Frame 1 (no input): blank canvas, image omitted
Frame 60 (no input): blank canvas, image omitted
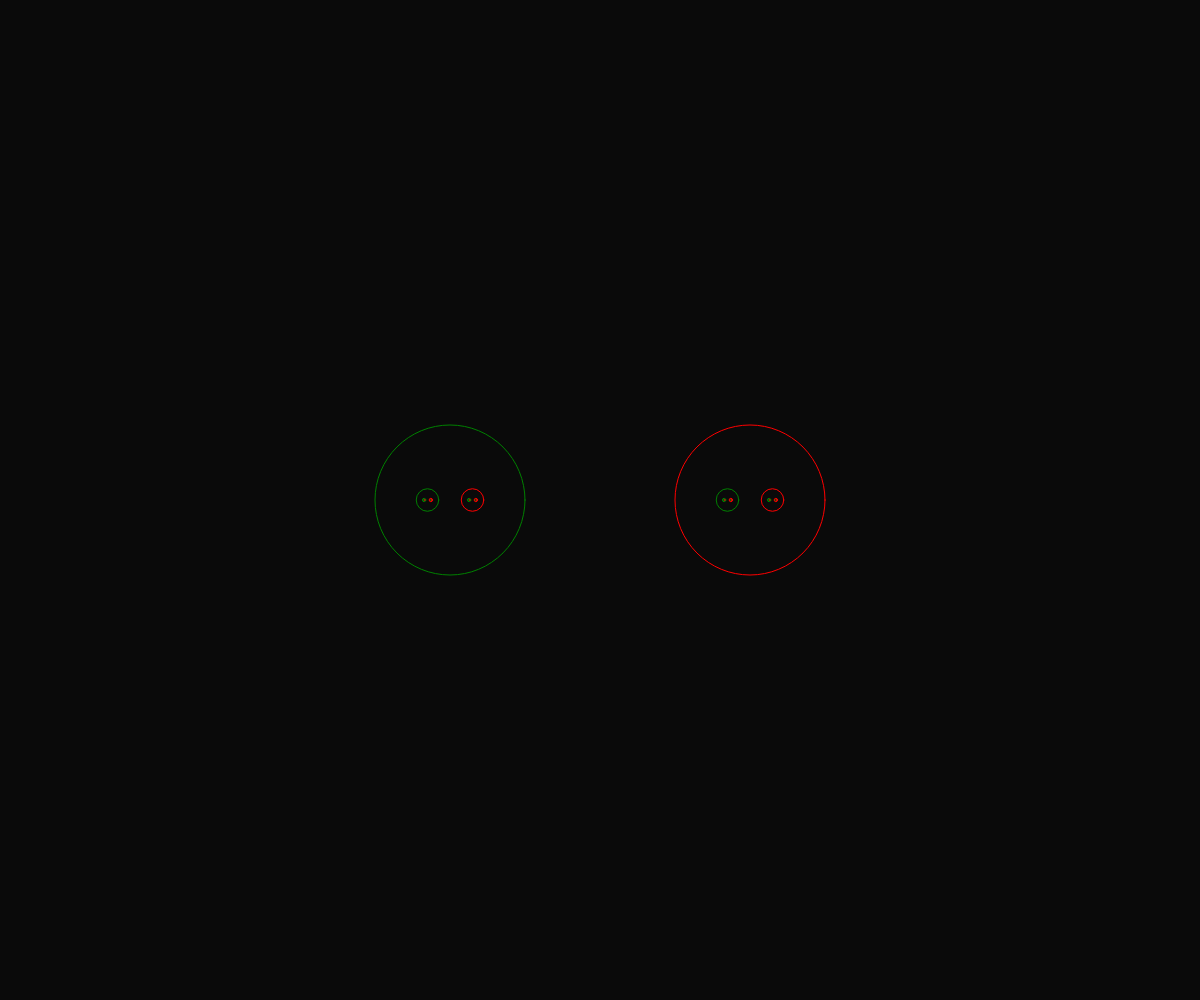
Frame 120 (the mouse pressed at the canvas centre since frame 60)

The p5.js sketch whose frames 1 and 60 were blank and that drew this single picture after the mouse press (run headless with seeded random() and noise() and a simulated clock; from frame 60 on, the mouse is pressed at the canvas centre):

// p5.js sketch
// ── sketch.js
let maxFrameCount
function setup() {
  createCanvas(innerWidth, innerHeight)
  maxFrameCount = 800
}

function draw() {
  background(10)
  translate(width / 2, height / 2)
  fractal(0, 0, min(width, height), HALF_PI, frameCount / maxFrameCount)
  if (frameCount >= maxFrameCount / 2) {
    noLoop()
  }
}

function fractal(cx, cy, d, angle, ratio, i=0) {
  if (i > 0) {
    noFill()
    circle(cx, cy, d)
  }

  if (d > 1) {
    push()
    stroke('green')
    fractal(cx + d * ratio * cos(angle + PI / 2), cy + d * ratio * sin(angle + PI / 2), d * ratio, angle, ratio, i+1)
    pop()

    push()
    stroke('red')
    fractal(cx + d * ratio * cos(angle + PI * 3/2), cy + d * ratio * sin(angle + PI * 3/2), d * ratio, angle, ratio, i+1)
    pop()
  }
}
